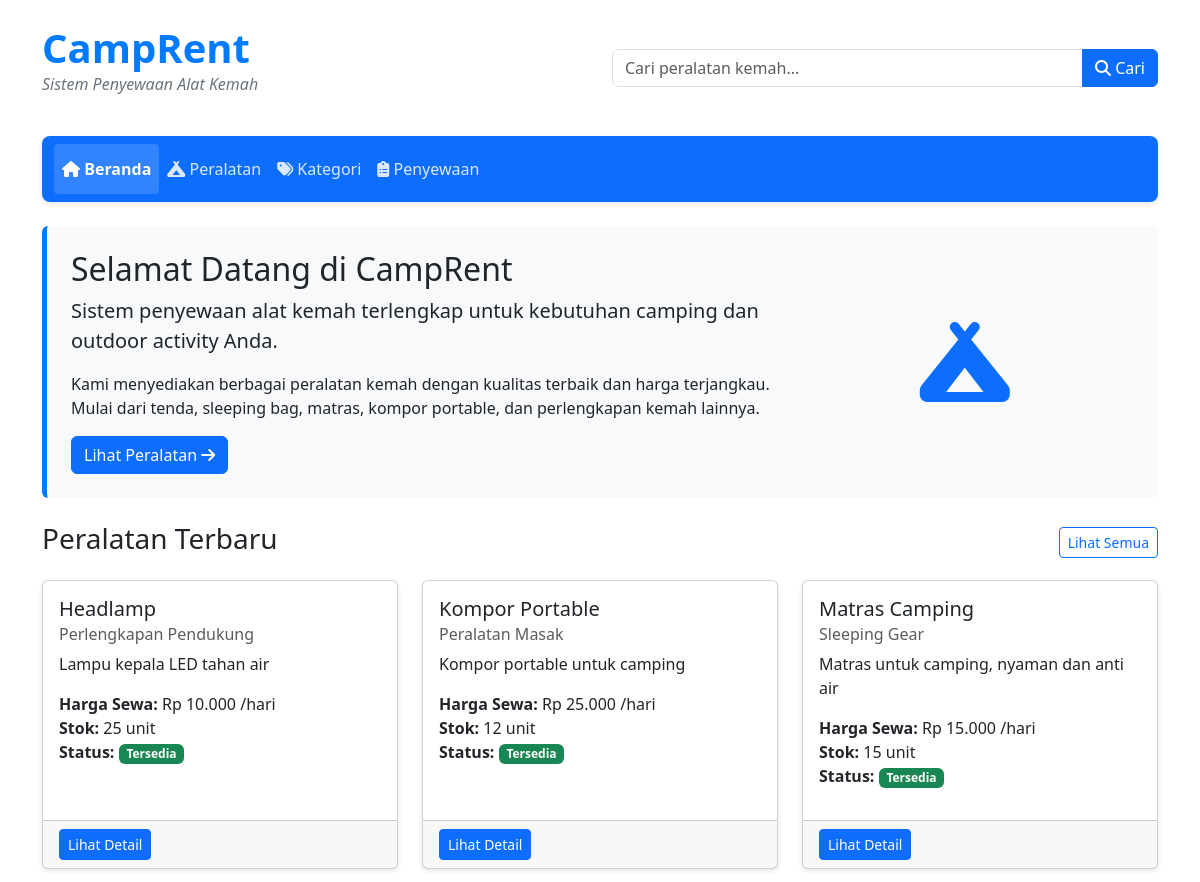
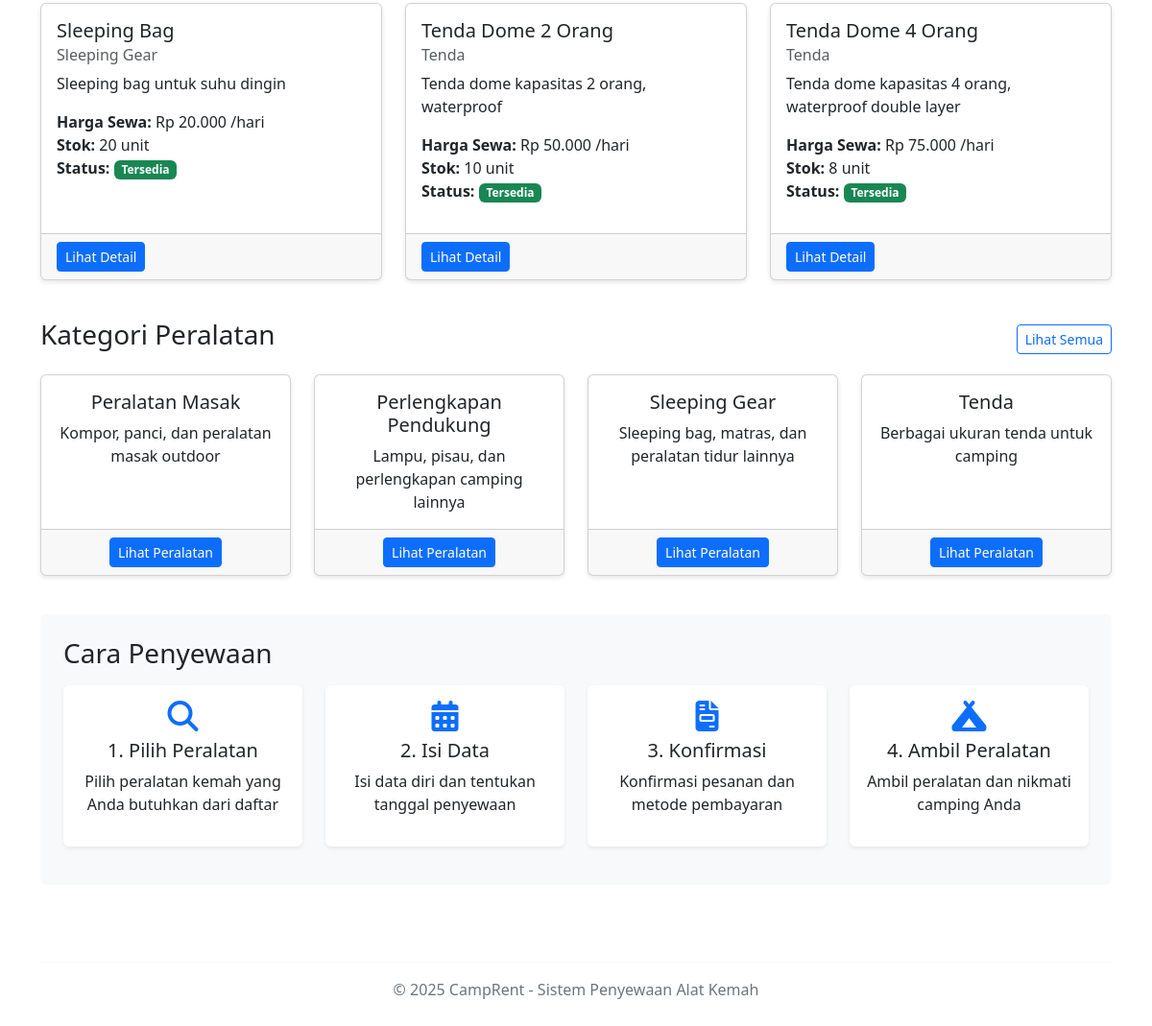
The page / on the database its author committed (2 pictures, top to bottom).
### tables this page shows
CREATE TABLE IF NOT EXISTS peralatan (
    id INT PRIMARY KEY AUTO_INCREMENT,
    nama VARCHAR(100) NOT NULL,
    kategori_id INT NOT NULL,
    stok INT NOT NULL DEFAULT 0,
    harga_sewa DECIMAL(10,2) NOT NULL,
    deskripsi TEXT,
    status ENUM('tersedia', 'dipinjam', 'pemeliharaan') DEFAULT 'tersedia',
    created_at TIMESTAMP DEFAULT CURRENT_TIMESTAMP,
    updated_at TIMESTAMP DEFAULT CURRENT_TIMESTAMP ON UPDATE CURRENT_TIMESTAMP,
    FOREIGN KEY (kategori_id) REFERENCES kategori(id) ON DELETE CASCADE
);

CREATE TABLE IF NOT EXISTS kategori (
    id INT PRIMARY KEY AUTO_INCREMENT,
    nama VARCHAR(100) NOT NULL,
    deskripsi TEXT,
    created_at TIMESTAMP DEFAULT CURRENT_TIMESTAMP,
    updated_at TIMESTAMP DEFAULT CURRENT_TIMESTAMP ON UPDATE CURRENT_TIMESTAMP
);

### class/Peralatan.php (called while the page is built, shortened)
<?php
class Peralatan {
    private $db;
    public function __construct($db) {
        $this->db = $db;
    }
    public function getAll() {
        $query = "SELECT p.*, k.nama AS kategori_nama
                  FROM peralatan p
                  JOIN kategori k ON p.kategori_id = k.id
                  ORDER BY p.nama ASC";
        $stmt = $this->db->prepare($query);
        $stmt->execute();
        return $stmt->fetchAll();
    }
}

### class/Kategori.php (called while the page is built, shortened)
<?php
class Kategori {
    private $db;
    public function __construct($db) {
        $this->db = $db;
    }
    public function getAll() {
        $query = "SELECT * FROM kategori ORDER BY nama ASC";
        $stmt = $this->db->prepare($query);
        $stmt->execute();
        return $stmt->fetchAll();
    }
}

### view/home.php (the view)
<?php
$peralatanObj = new Peralatan($db);
$kategoriObj = new Kategori($db);
$peralatan_terbaru = $peralatanObj->getAll();
$peralatan_terbaru = array_slice($peralatan_terbaru, 0, 6);
$kategori_list = $kategoriObj->getAll();
?>
<section class="hero bg-light p-4 rounded mb-4">
    <div class="row align-items-center">
        <div class="col-md-8">
            <h2>Selamat Datang di CampRent</h2>
            <p class="lead">Sistem penyewaan alat kemah terlengkap untuk kebutuhan camping dan outdoor activity Anda.</p>
            <p>Kami menyediakan berbagai peralatan kemah dengan kualitas terbaik dan harga terjangkau. Mulai dari tenda, sleeping bag, matras, kompor portable, dan perlengkapan kemah lainnya.</p>
            <a href="index.php?page=peralatan" class="btn btn-primary">Lihat Peralatan <i class="fas fa-arrow-right"></i></a>
        </div>
        <div class="col-md-4 text-center">
            <i class="fas fa-campground fa-5x text-primary"></i>
        </div>
    </div>
</section>
<section class="mb-4">
    <div class="d-flex justify-content-between align-items-center mb-3">
        <h3>Peralatan Terbaru</h3>
        <a href="index.php?page=peralatan" class="btn btn-outline-primary btn-sm">Lihat Semua</a>
    </div>
    <div class="row">
        <?php foreach($peralatan_terbaru as $item): ?>
        <div class="col-md-4 mb-3">
            <div class="card h-100">
                <div class="card-body">
                    <h5 class="card-title"><?php echo htmlspecialchars($item['nama']); ?></h5>
                    <h6 class="card-subtitle mb-2 text-muted"><?php echo htmlspecialchars($item['kategori_nama']); ?></h6>
                    <p class="card-text">
                        <?php echo htmlspecialchars(substr($item['deskripsi'], 0, 100) . (strlen($item['deskripsi']) > 100 ? '...' : '')); ?>
                    </p>
                    <p>
                        <strong>Harga Sewa:</strong> Rp <?php echo number_format($item['harga_sewa'], 0, ',', '.'); ?> /hari<br>
                        <strong>Stok:</strong> <?php echo $item['stok']; ?> unit<br>
                        <strong>Status:</strong>
                        <?php if($item['status'] == 'tersedia'): ?>
                            <span class="badge bg-success">Tersedia</span>
                        <?php elseif($item['status'] == 'dipinjam'): ?>
                            <span class="badge bg-warning">Sedang Dipinjam</span>
                        <?php else: ?>
                            <span class="badge bg-secondary">Pemeliharaan</span>
                        <?php endif; ?>
                    </p>
                </div>
                <div class="card-footer">
                    <a href="index.php?page=peralatan" class="btn btn-sm btn-primary">Lihat Detail</a>
                </div>
            </div>
        </div>
        <?php endforeach; ?>
    </div>
</section>
<section class="mb-4">
    <div class="d-flex justify-content-between align-items-center mb-3">
        <h3>Kategori Peralatan</h3>
        <a href="index.php?page=kategori" class="btn btn-outline-primary btn-sm">Lihat Semua</a>
    </div>
    <div class="row">
        <?php foreach($kategori_list as $kategori): ?>
        <div class="col-md-3 mb-3">
            <div class="card h-100">
                <div class="card-body text-center">
                    <h5 class="card-title"><?php echo htmlspecialchars($kategori['nama']); ?></h5>
                    <p class="card-text">
                        <?php echo htmlspecialchars(substr($kategori['deskripsi'], 0, 80) . (strlen($kategori['deskripsi']) > 80 ? '...' : '')); ?>
                    </p>
                </div>
                <div class="card-footer text-center">
                    <a href="index.php?page=peralatan&kategori_id=<?php echo $kategori['id']; ?>" class="btn btn-sm btn-primary">Lihat Peralatan</a>
                </div>
            </div>
        </div>
        <?php endforeach; ?>
    </div>
</section>
<section class="how-to-rent bg-light p-4 rounded">
    <h3 class="mb-3">Cara Penyewaan</h3>
    <div class="row">
        <div class="col-md-3 mb-3 text-center">
            <div class="step-box p-3 rounded bg-white shadow-sm h-100">
                <i class="fas fa-search fa-2x text-primary mb-2"></i>
                <h5>1. Pilih Peralatan</h5>
                <p>Pilih peralatan kemah yang Anda butuhkan dari daftar</p>
            </div>
        </div>
        <div class="col-md-3 mb-3 text-center">
            <div class="step-box p-3 rounded bg-white shadow-sm h-100">
                <i class="fas fa-calendar-alt fa-2x text-primary mb-2"></i>
                <h5>2. Isi Data</h5>
                <p>Isi data diri dan tentukan tanggal penyewaan</p>
            </div>
        </div>
        <div class="col-md-3 mb-3 text-center">
            <div class="step-box p-3 rounded bg-white shadow-sm h-100">
                <i class="fas fa-file-invoice fa-2x text-primary mb-2"></i>
                <h5>3. Konfirmasi</h5>
                <p>Konfirmasi pesanan dan metode pembayaran</p>
            </div>
        </div>
        <div class="col-md-3 mb-3 text-center">
            <div class="step-box p-3 rounded bg-white shadow-sm h-100">
                <i class="fas fa-campground fa-2x text-primary mb-2"></i>
                <h5>4. Ambil Peralatan</h5>
                <p>Ambil peralatan dan nikmati camping Anda</p>
            </div>
        </div>
    </div>
</section>

### view/header.php (shortened to what this page needs)
<!DOCTYPE html>
<html lang="id">
<head>
    <link rel="stylesheet" href="style.css">
    <link href="https://cdn.jsdelivr.net/npm/bootstrap@5.3.0-alpha1/dist/css/bootstrap.min.css" rel="stylesheet">
    <link href="https://cdnjs.cloudflare.com/ajax/libs/font-awesome/6.4.0/css/all.min.css" rel="stylesheet">
</head>
<body>
    <div class="container">
        <header class="py-4">
            <div class="row align-items-center">
                <div class="col-md-6">
                    <h1 class="site-title">CampRent</h1>
                    <p class="site-tagline">Sistem Penyewaan Alat Kemah</p>
                </div>
                <div class="col-md-6 text-end">
                    <form action="index.php?page=search" method="GET" class="search-form">
                        <div class="input-group">
                            <input type="text" name="keyword" class="form-control" placeholder="Cari peralatan kemah..." required>
                            <button type="submit" class="btn btn-primary">
                                <i class="fas fa-search"></i> Cari
                            </button>
                        </div>
                    </form>
                </div>
            </div>
        </header>

### view/navbar.php (shortened to what this page needs)
<nav class="navbar navbar-expand-lg navbar-dark bg-primary mb-4">
    <div class="container-fluid">
        <div class="collapse navbar-collapse" id="navbarNav">
            <ul class="navbar-nav">
                <li class="nav-item">
                    <a class="nav-link <?php echo $page == 'home' ? 'active' : ''; ?>" href="index.php">
                        <i class="fas fa-home"></i> Beranda
                    </a>
                </li>
                <li class="nav-item">
                    <a class="nav-link <?php echo $page == 'peralatan' ? 'active' : ''; ?>" href="index.php?page=peralatan">
                        <i class="fas fa-campground"></i> Peralatan
                    </a>
                </li>
                <li class="nav-item">
                    <a class="nav-link <?php echo $page == 'kategori' ? 'active' : ''; ?>" href="index.php?page=kategori">
                        <i class="fas fa-tags"></i> Kategori
                    </a>
                </li>
                <li class="nav-item">
                    <a class="nav-link <?php echo $page == 'penyewaan' ? 'active' : ''; ?>" href="index.php?page=penyewaan">
                        <i class="fas fa-clipboard-list"></i> Penyewaan
                    </a>
                </li>
            </ul>
        </div>
    </div>
</nav>

### index.php (shortened to what this page needs)
<?php
require_once 'config/database.php';
require_once 'class/Peralatan.php';
require_once 'class/Kategori.php';
$page = isset($_GET['page']) ? $_GET['page'] : 'home';
include 'view/header.php';
include 'view/navbar.php';
switch ($page) {
    case 'home':
        include 'view/home.php';
        break;
}
include 'view/footer.php';
?>

### view/footer.php (shortened to what this page needs)
        <footer class="mt-5 py-3 text-center">
            <hr>
            <p>&copy; <?php echo date('Y'); ?> CampRent - Sistem Penyewaan Alat Kemah</p>
        </footer>
    </div>
</body>
</html>

### style.css (style rules this page uses)
body { font-family: 'Segoe UI', Tahoma, Geneva, Verdana, sans-serif; background-color: #f8f9fa; color: #333; }
.container { max-width: 1200px; margin: 0 auto; }
.site-title { color: #007bff; font-weight: bold; margin-bottom: 0; }
.site-tagline { color: #6c757d; font-style: italic; }
.card { border-radius: 8px; box-shadow: 0 2px 5px rgba(0, 0, 0, 0.1); transition: all 0.3s ease; }
.card-title { color: #007bff; }
.navbar { border-radius: 8px; box-shadow: 0 2px 5px rgba(0, 0, 0, 0.1); }
.navbar-dark .navbar-nav .nav-link { color: rgba(255, 255, 255, 0.85); padding: 0.8rem 1rem; }
.navbar-dark .navbar-nav .nav-link.active { color: #ffffff; font-weight: bold; background-color: rgba(255, 255, 255, 0.15); border-radius: 4px; }
.btn { border-radius: 4px; padding: 0.5rem 1rem; transition: all 0.3s ease; }
.btn-primary { background-color: #007bff; border-color: #007bff; }
.form-control { border-radius: 4px; border: 1px solid #ced4da; padding: 0.6rem 1rem; }
footer { color: #6c757d; }
footer hr { border-top: 1px solid #dee2e6; }
.hero { background-color: #e9f2ff; border-left: 5px solid #007bff; }
.step-box { transition: all 0.3s ease; }
.search-form .form-control { border-top-right-radius: 0; border-bottom-right-radius: 0; }
.search-form .btn { border-top-left-radius: 0; border-bottom-left-radius: 0; }

### rows shown on the page
peralatan: nama "Headlamp", kategori.nama "Perlengkapan Pendukung", deskripsi "Lampu kepala LED tahan air", harga_sewa "10.000", stok "25", status "Tersedia"
peralatan: nama "Kompor Portable", kategori.nama "Peralatan Masak", deskripsi "Kompor portable untuk camping", harga_sewa "25.000", stok "12", status "Tersedia"
peralatan: nama "Matras Camping", kategori.nama "Sleeping Gear", deskripsi "Matras untuk camping, nyaman dan anti air", harga_sewa "15.000", stok "15", status "Tersedia"
peralatan: nama "Sleeping Bag", kategori.nama "Sleeping Gear", deskripsi "Sleeping bag untuk suhu dingin", harga_sewa "20.000", stok "20", status "Tersedia"
peralatan: nama "Tenda Dome 2 Orang", kategori.nama "Tenda", deskripsi "Tenda dome kapasitas 2 orang, waterproof", harga_sewa "50.000", stok "10", status "Tersedia"
peralatan: nama "Tenda Dome 4 Orang", kategori.nama "Tenda", deskripsi "Tenda dome kapasitas 4 orang, waterproof double layer", harga_sewa "75.000", stok "8", status "Tersedia"
kategori: nama "Peralatan Masak", deskripsi "Kompor, panci, dan peralatan masak outdoor"
kategori: nama "Perlengkapan Pendukung", deskripsi "Lampu, pisau, dan perlengkapan camping lainnya"
kategori: nama "Sleeping Gear", deskripsi "Sleeping bag, matras, dan peralatan tidur lainnya"
kategori: nama "Tenda", deskripsi "Berbagai ukuran tenda untuk camping"
